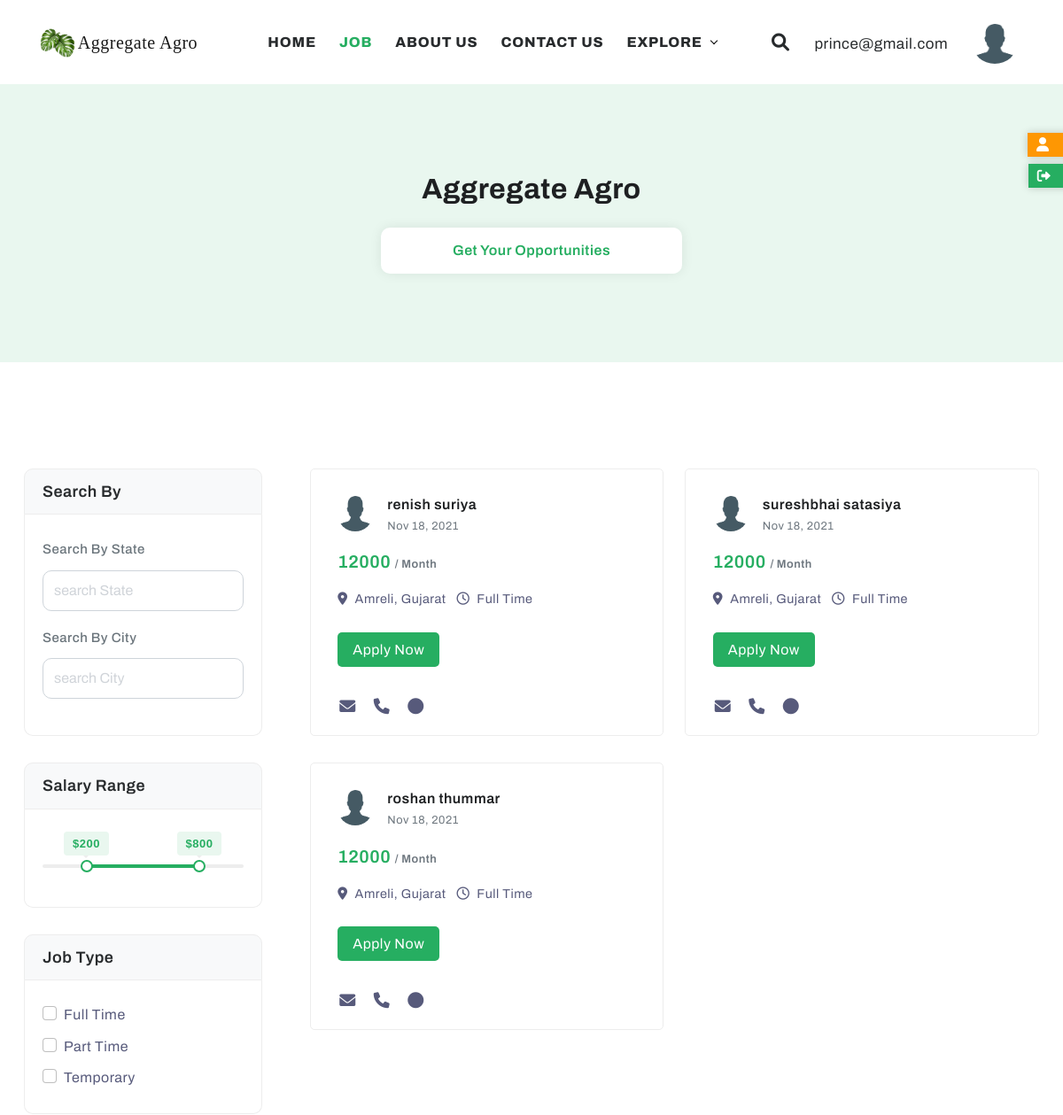
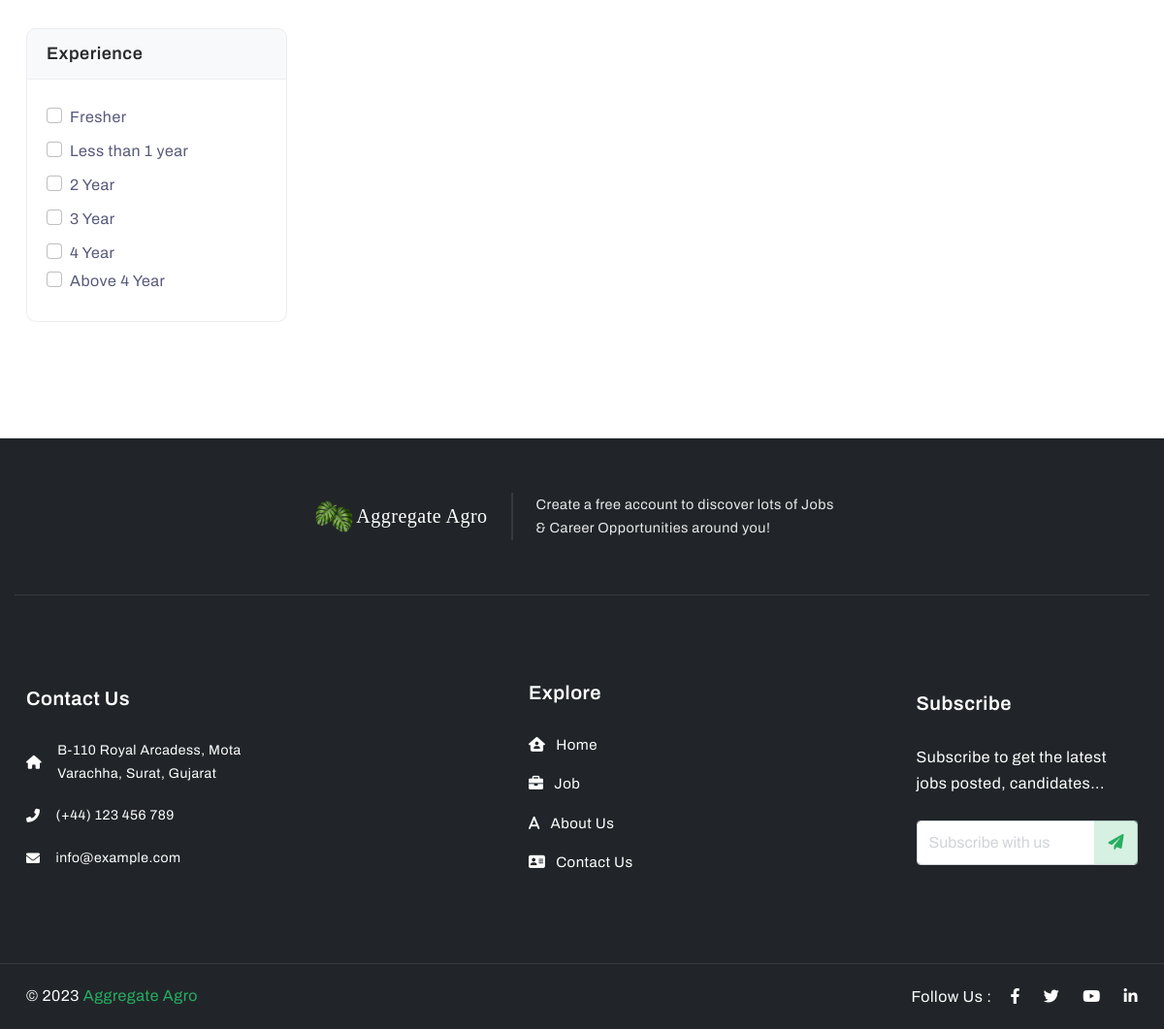
Page /worker_job.php (signed in) on the committed database (2 pictures, top to bottom).
### tables this page shows
CREATE TABLE `user_profile` (
  `uid` int(11) NOT NULL,
  `picture` text DEFAULT NULL,
  `token` varchar(255) DEFAULT NULL,
  `email` varchar(255) DEFAULT NULL,
  `fullname` varchar(255) DEFAULT NULL,
  `occupation` varchar(255) DEFAULT NULL,
  `phoneno` int(10) DEFAULT NULL,
  `address` text DEFAULT NULL,
  `gender` varchar(255) DEFAULT NULL,
  `age` int(8) DEFAULT NULL,
  `workhour` int(8) DEFAULT NULL,
  `approxsalary` int(8) DEFAULT NULL,
  `date` datetime DEFAULT current_timestamp()
);

### worker_job.php (the view, shortened to what the rows shown need)
<?php
require "db/db.php";
if(!isset($_SESSION['user_token']) AND !isset($_SESSION['email'])){
    header("location: login.php");
  }else{
if(isset($_SESSION['user_token'])){
$sql = "SELECT * FROM user_profile WHERE token = '{$_SESSION['user_token']}'";
$result = mysqli_query($con,$sql);
if(mysqli_num_rows($result) > 0){
    $userinfo = mysqli_fetch_assoc($result);
 }
}
else{
    $sql = "SELECT * FROM user_profile WHERE email = '{$_SESSION['email']}' ";
    $result = mysqli_query($con,$sql);
    if(mysqli_num_rows($result) > 0){
        $userinfo = mysqli_fetch_assoc($result);
    }
  }
}
?>
<!DOCTYPE html>
<html lang="en">
<head>
    <link rel="stylesheet" href="css/plugins.css" />
    <link rel="stylesheet" href="search/search.css" />
    <link rel="stylesheet" href="quform/css/base.css">
    <link href="css/styles.css" rel="stylesheet" />
</head>
<body>
    <div class="main-wrapper">
            <?php
                include "nav.php";
            ?>
        <section class="page-title-section">
            <div class="container">
                <div class="row justify-content-center">
                    <div class="col-lg-10 text-center">
                        <h1 class="h2 mb-4">Aggregate Agro</h1>
                    </div>
                </div>
            </div>
        </section>
        <section>
            <div class="container">
                <div class="row mt-n6">
                    <div class="col-lg-9 order-1 order-lg-2 mt-6 job_offer">
                        <div class="ps-lg-1-6 ps-xl-1-9">
                            <div class="row mt-n1-9">
<?php
$select = "SELECT * FROM `user_profile` WHERE `occupation` = 'farmer'";
$select_r = mysqli_query($con,$select);
$num3 = mysqli_num_rows($select_r);
if($num3 > 0){
    while($row = mysqli_fetch_assoc($select_r)){
        ?>
        <div class="col-md-6 mt-1-9">
        <div class="card border-color-extra-light-gray h-100 border-radius-5">
        <div class="card-body p-1-6 p-xl-1-9">
        <div class="d-flex mb-3">
            <div class="flex-shrink-0">
                <?php
                if($row['picture'] != NULL ){
                ?>
                <img src="<?php echo $row['picture']; ?>" class="border-radius-50 w-40px" alt="...">
                <?php
                }else{
                    ?>
                    <img src="img/avatar/user.png" class="border-radius-50 w-40px" alt="...">
                    <?php
                }
                ?>
            </div>
            <div class="flex-grow-1 ms-3">
                <h6 class="mb-0"><?php echo $row['fullname']; ?></h6>
                <span class="text-muted display-31">Nov 18, 2021</span>
            </div>
        </div>
        <h5 class="text-primary mb-3">12000 <span class="text-muted display-31">/ Month</span> </h5>
        <div class="mb-4">
            <span class="display-30 me-2"><i class="fas fa-map-marker-alt pe-2"></i>Amreli, Gujarat</span>
            <span class="display-30"><i class="far fa-clock pe-2"></i>Full Time</span>
        </div>
        <a href="job-details.html" class="butn butn-md radius">Apply Now</a>
        <div class="farmer_con">
            <ul>
                <li  > <a href="#"> <i class="fa-solid fa-envelope"></i></a></li>
                <li > <a href="#"> <i class="fa-solid fa-phone"></i></a></li>
                <li >  <i class="fa-solid fa-circle"></i></li>
            </ul>
        </div>
        </div>
        </div>
        </div>
        <?php
    }
}else{
    echo "no data found";
}
?>
                            </div>
                        </div>
                    </div>
                </div>
            </div>
        </section>
    </div>
</body>
</html>

### nav.php (shortened to what the rows shown need)
<header class="header-style2">
            <div class="navbar-default">
                <div class="container-fluid px-lg-1-6 px-xl-2-5 px-xxl-2-9">
                    <div class="row align-items-center">
                        <div class="col-12 col-lg-12">
                            <div class="menu_area alt-font">
                                <nav class="navbar navbar-expand-lg navbar-light p-0">
                                    <div class="attr-nav align-items-lg-center ms-lg-auto">
                                        <ul>
                                            <li class="d-none d-xl-inline-block"><a href="#"><?php
                                             echo $userinfo['email'];
                                             ?></a></li>
                                        </ul>
                                    </div>
                                </nav>
                            </div>
                        </div>
                    </div>
                </div>
            </div>
        </header>

### rows in the picture
user_profile: email "prince@gmail.com"
user_profile: fullname "renish suriya"
user_profile: fullname "sureshbhai satasiya"
user_profile: fullname "roshan thummar"
